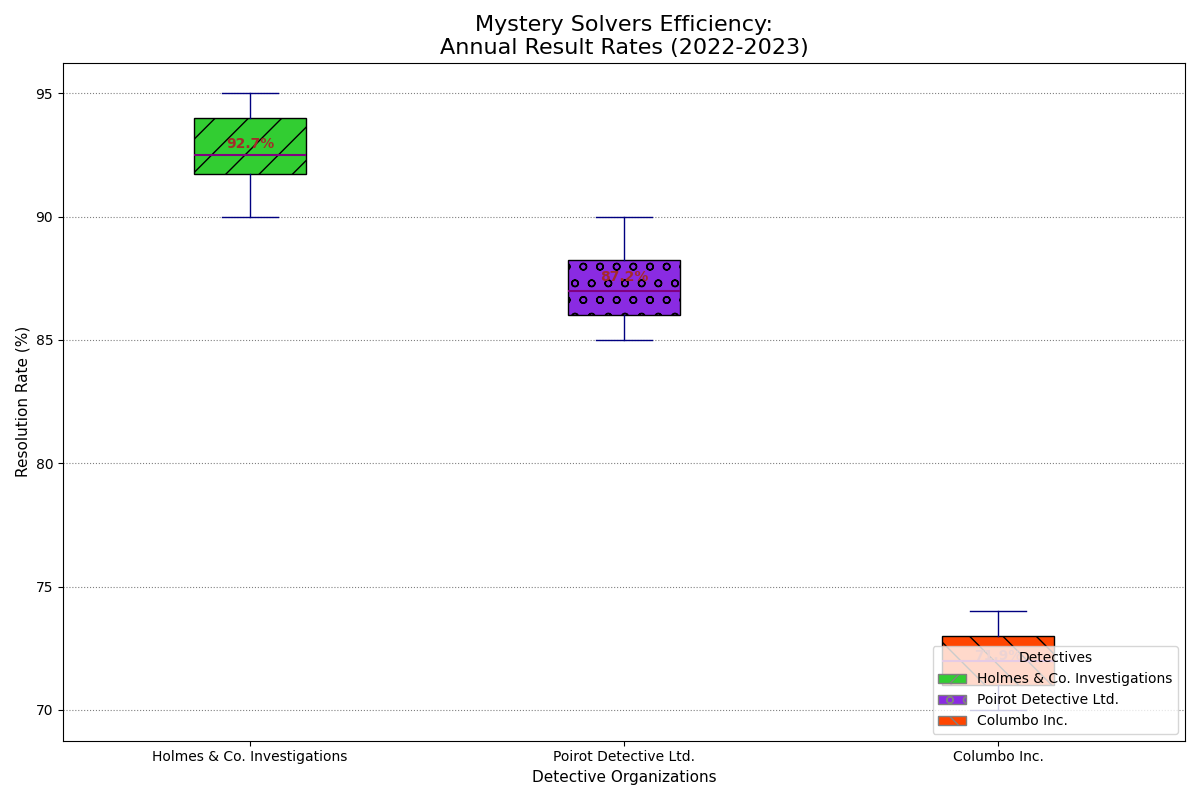

Python code for this plot:
import matplotlib.pyplot as plt
import numpy as np
import matplotlib.patches as mpatches

agencies = ['Holmes & Co. Investigations', 'Poirot Detective Ltd.', 'Columbo Inc.']

sherlock_data = [92, 95, 93, 90, 94, 91, 92, 92, 93, 95, 94, 91]
poirot_data = [88, 87, 89, 85, 86, 88, 90, 87, 89, 86, 85, 87]
columbo_data = [70, 72, 71, 74, 73, 72, 71, 73, 74, 70, 71, 72]

solve_rates = [sherlock_data, poirot_data, columbo_data]

fig, ax = plt.subplots(figsize=(12, 8))
box = ax.boxplot(solve_rates, vert=True, patch_artist=True, labels=agencies, notch=False, showfliers=True, whis=1.0)

colors = ['#32CD32', '#8A2BE2', '#FF4500']
patterns = ['/', 'o', '\\']

for patch, color, pattern in zip(box['boxes'], colors, patterns):
    patch.set_facecolor(color)
    patch.set_hatch(pattern)

for element in ['whiskers', 'caps']:
    plt.setp(box[element], color='navy', linewidth=1.0)
plt.setp(box['medians'], color='purple', linewidth=1.5)

means = [np.mean(solve_rate) for solve_rate in solve_rates]
for i, mean in enumerate(means):
    ax.text(i + 1, mean, f'{mean:.1f}%', ha='center', va='bottom', fontsize=10, fontweight='bold', color='brown')

ax.yaxis.grid(True, linestyle=':', which='major', color='black', alpha=0.5)
ax.set_axisbelow(True)

plt.title('Mystery Solvers Efficiency:\nAnnual Result Rates (2022-2023)', fontsize=16, fontweight='normal')
plt.ylabel('Resolution Rate (%)', fontsize=11)
plt.xlabel('Detective Organizations', fontsize=11)

legend_handles = [mpatches.Patch(facecolor=color, edgecolor='grey', label=agency, hatch=pattern) for color, agency, pattern in zip(colors, agencies, patterns)]
plt.legend(handles=legend_handles, title="Detectives", loc='lower right')

plt.tight_layout()
plt.show()
